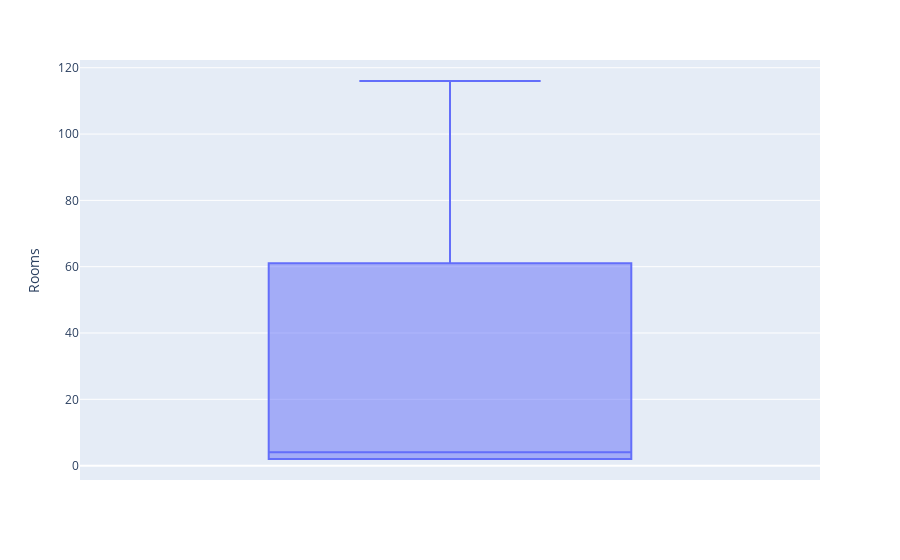

The notebook cell this image was saved under:
### Code cell
px.box(houses,y='Rooms')

### Figure 1 — Plotly figure (JSON) as saved in the notebook; plotly's stock layout.template omitted (floating-point values rounded to 4 significant figures)
{"data": [{"alignmentgroup": "True", "hovertemplate": "Rooms=%{y}<extra></extra>", "legendgroup": "", "marker": {"color": "#636efa"}, "name": "", "notched": false, "offsetgroup": "", "orientation": "v", "showlegend": false, "type": "box", "x0": " ", "xaxis": "x", "y": [2, 6, 2, 116], "y0": " ", "yaxis": "y"}], "layout": {"boxmode": "group", "legend": {"tracegroupgap": 0}, "margin": {"t": 60}, "xaxis": {"anchor": "y", "domain": [0, 1]}, "yaxis": {"anchor": "x", "domain": [0, 1], "title": {"text": "Rooms"}}}}
